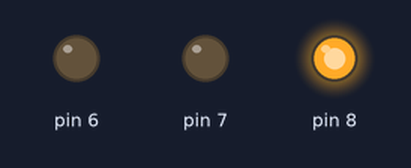
This sketch was run on a simulated Arduino Uno, built with avr-gcc and run on an emulated ATmega328P. Shown: output pins drawn as LEDs (lit = HIGH).

Above: at 0.02 s.
At 1.92 s:
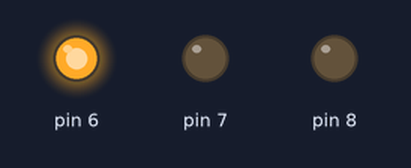
At 3.77 s:
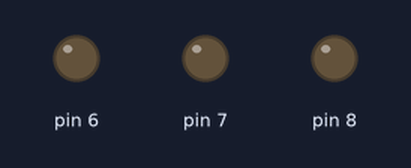
At 7.52 s:
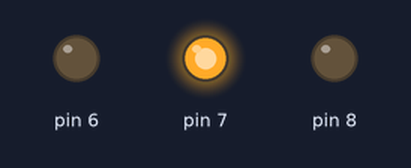
Timing chart, 0 to 7.8 s (numbered marks = the images above):
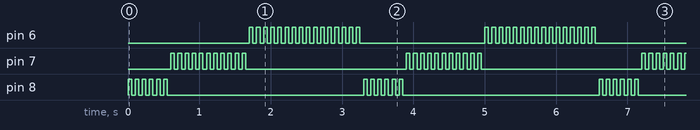

The sketch:

BareMinimum.ino
```cpp
void setup() {
  // put your setup code here, to run once:
pinMode(8, OUTPUT);
pinMode(7, OUTPUT);
pinMode(6, OUTPUT);
}

void loop() {
  // put your main code here, to run repeatedly:
for (int i =0; i<=5; i++) {
  digitalWrite(8, HIGH);
  delay(50);
  digitalWrite(8, LOW);
  delay(50);
}
for (int i =0; i<=10; i++) {
  digitalWrite(7, HIGH);
  delay(50);
  digitalWrite(7, LOW);
  delay(50);
}
for (int i =0; i<=15; i++) {
  digitalWrite(6, HIGH);
  delay(50);
  digitalWrite(6, LOW);
  delay(50);
}

}
```

Measured:
- by itself, pin 6: repeats every 3.3 s: HIGH 0.05 s, LOW 1.8 s, 15 × (HIGH 0.05 s, LOW 0.05 s)
- by itself, pin 7: moves between LOW and HIGH, repeating every 3.3 s
- by itself, pin 8: repeats every 3.3 s: 5 × (LOW 0.05 s, HIGH 0.05 s), LOW 2.8 s, HIGH 0.05 s
